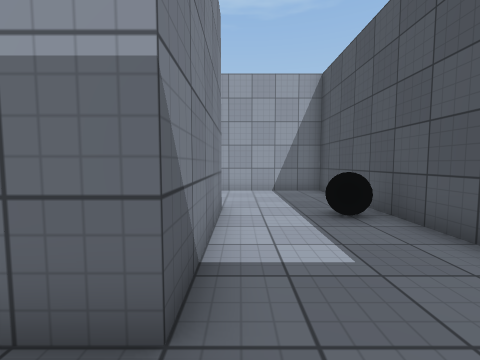
View 1 (above)

18 first-person views from a walk through a scene from a Unity 3-D project. The camera is 1.2 m above the floor, tilts 4° down and sees 90° across. The floor is counted in squares, 1 m on a side. Each view is taken from the middle of a square. On the plan, view 1 faces up. The plan holds only what a view shows up to about 12 squares ahead; the rest is blank. The place goes on beyond the plan. Surface patterns are stand-ins for the level's own textures.

View 2
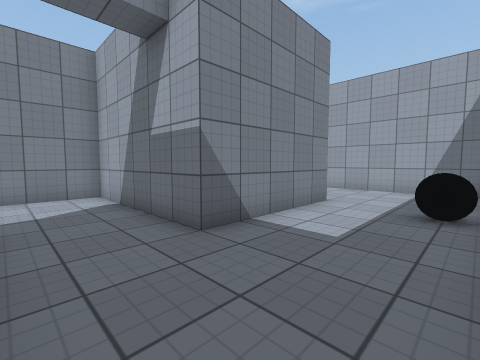

View 3
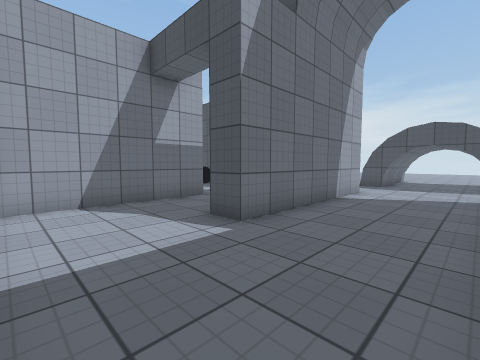

View 4
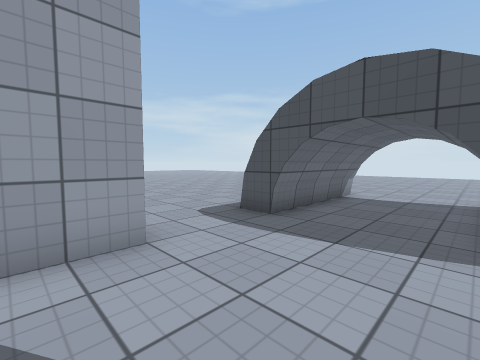

View 5
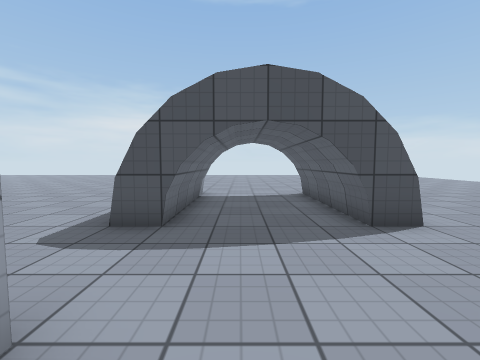

View 6
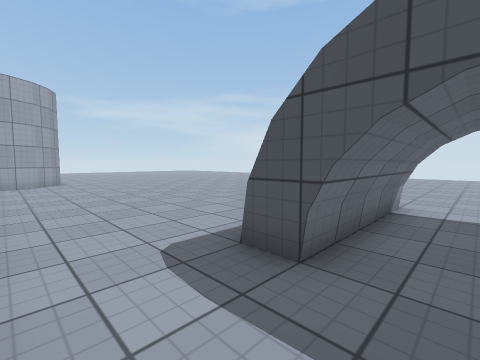

View 7
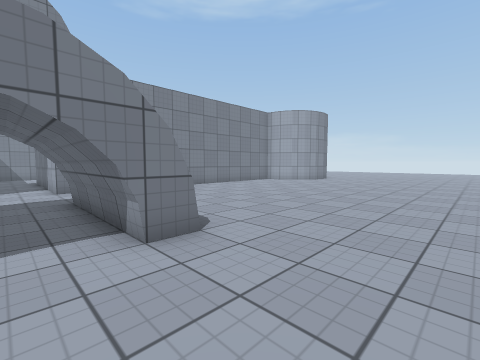

View 8
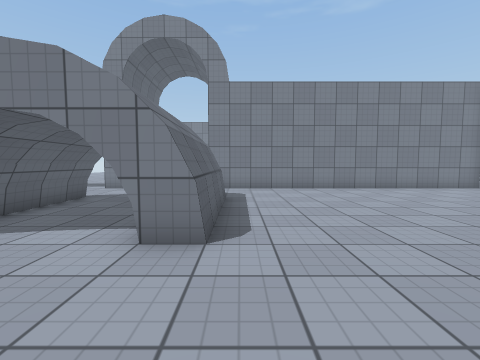

View 9
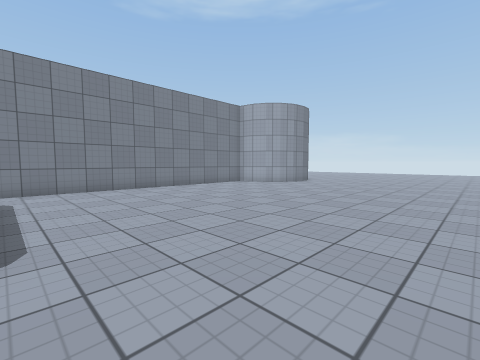

View 10
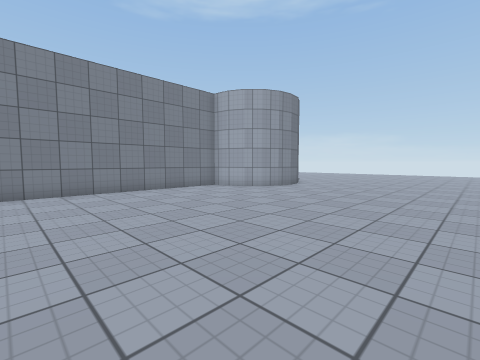

View 11
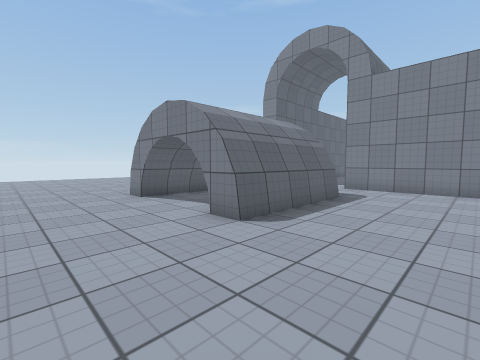

View 12
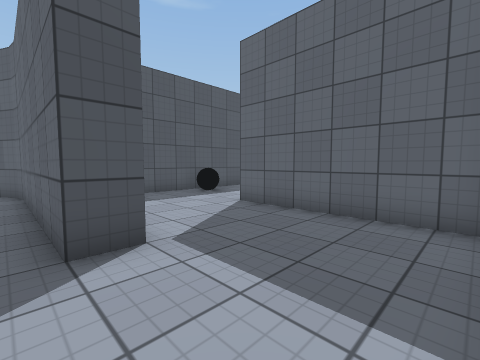

View 13
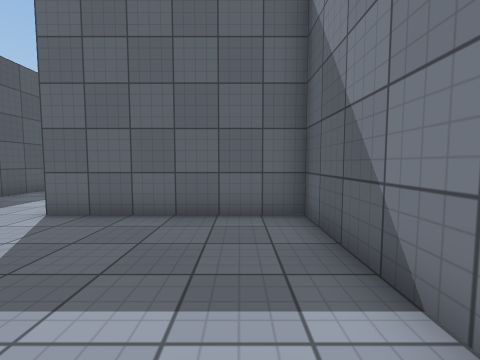

View 14
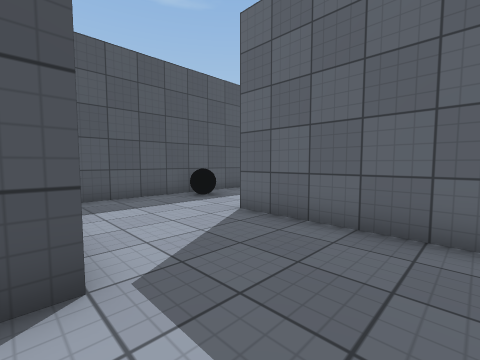

View 15
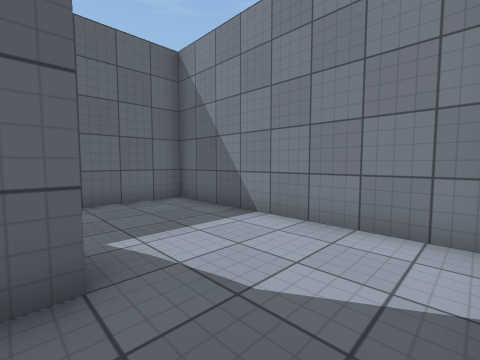

View 16
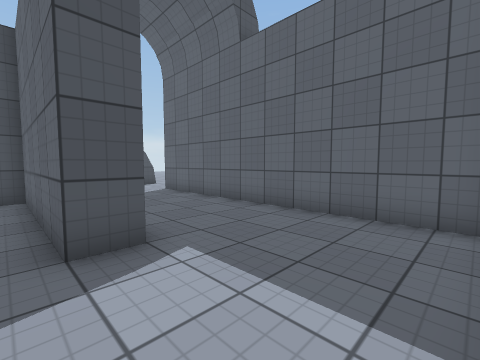

View 17
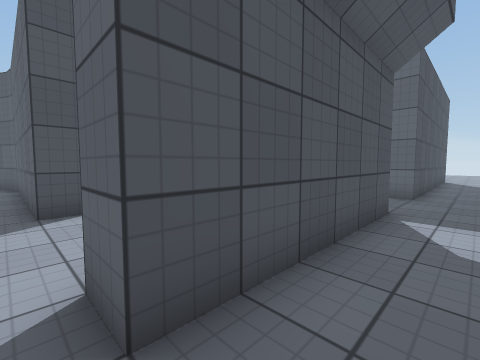

View 18
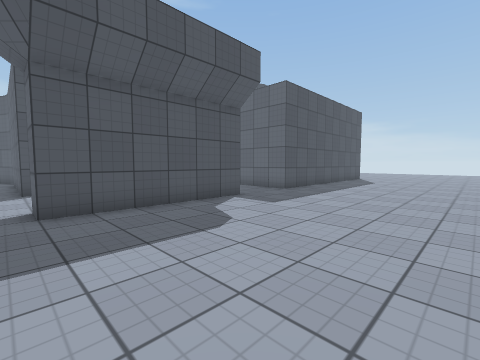

### Floor plan
Points are (right, up) in squares from view 1. A wall is a line through its corners. A room is listed if a view was taken in it or the views show most of it. See-through windows are left out.
Room 1 (views 1, 2, 3, 4, 5, 6, 7, 8, 9, 10, 11, 12, 13, 14, 15, 16)
walls: (3.5, 1.5) (3.5, 10.5) (-2.5, 10.5) (-2.5, 11.5) (4.5, 11.5) (5.1, 11.6) (5.7, 11.9); (7.5, -1.7) (12.5, -1.7); (7.5, -3.5) (7.5, -2) (12.5, -2) (12.5, -3.5); (4.5, 10.5) (4.5, -2.5) (-2.5, -2.5) (-2.5, -1.5) (3.5, -1.5) (3.5, -0.9); (6.7, 11.4) (6.3, 11.1) (5.4, 10.6) (4.9, 10.6); (12.6, -2.8) (7.5, -2.8); (7.5, -6.2) (12.5, -6.2); (4.5, -6.9) (4.5, -7.5); (7.5, -7.5) (7.5, -5.5); (12.5, -5.6) (12.5, -7.5); (-6.5, 10.6) (-6.5, 6.5) (-0.5, 6.5) (-0.5, 1.5) (-6.5, 1.5) (-6.5, -6.5) (4.5, -6.5); (-7.5, 11.5) (-6.5, 11.5)
low walls: (7.5, -1.5) (12.5, -1.5); (12.5, -2.5) (7.5, -2.5); (7.5, -6.5) (12.5, -6.5)
ways out: opening at (-7, 12) to room 2; opening at (6, -7) to room 2; opening at (14.5, -7.5) to room 2
objects: black ball (2, 5) to (3, 6)
Room 2 (views 17, 18)
walls: (-7.5, -3.5) (-7.5, 2.5) (-6.4, 2.5); (-7.5, 5.4) (-7.5, 11.5)
ways out: opening at (-7, 12) to room 1; opening at (6, -7) to room 1; opening at (14.5, -7.5) to room 1

Positions as (right, up) in squares from view 1, and headings:
1: (0, 0), facing up
2: (3, -1), facing up-left
3: (-6, -6), facing up-right
4: (3, -6), facing up-right
5: (3, -4), facing right
6: (5, -4), facing up-right
7: (16, -4), facing up-left
8: (16, -1), facing left
9: (16, -1), facing up-left
10: (15, 2), facing up-left
11: (16, 2), facing down-left
12: (-6, 12), facing down-right
13: (-5, 12), facing down
14: (-5, 11), facing down-right
15: (-2, 1), facing down-left
16: (-6, -1), facing down-right
17: (-9, 12), facing down-right
18: (-14, 12), facing down-right
